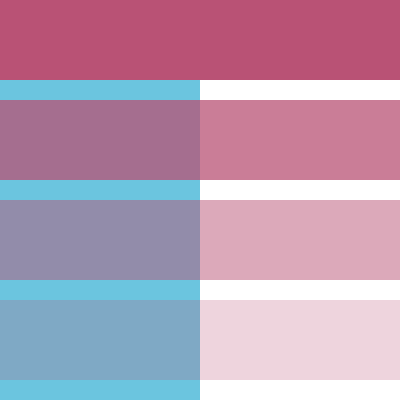
Frame 1 (no input)
Frame 60 (no input): identical to frame 1, image omitted
Frame 120 (the mouse pressed at the canvas centre since frame 60): identical to frame 1, image omitted

The p5.js sketch that drew this single still picture (run headless with seeded random() and noise() and a simulated clock; from frame 60 on, the mouse is pressed at the canvas centre):

// p5.js sketch
// ── sketch.js
function setup() {
  createCanvas(400, 400);
  
  noStroke( );
}

function draw() {
  background(255); 
  fill(107, 197, 223);
  rect(0,0,200,400);
  fill(185, 82, 117,255);
  rect(0,0,400,80);
  fill(185, 82, 117,191);
  rect(0,100,400,80);
  fill(185, 82, 117,127);
  rect(0,200,400,80);
  fill(185, 82, 117,63);
  rect(0,300,400,80);
}
